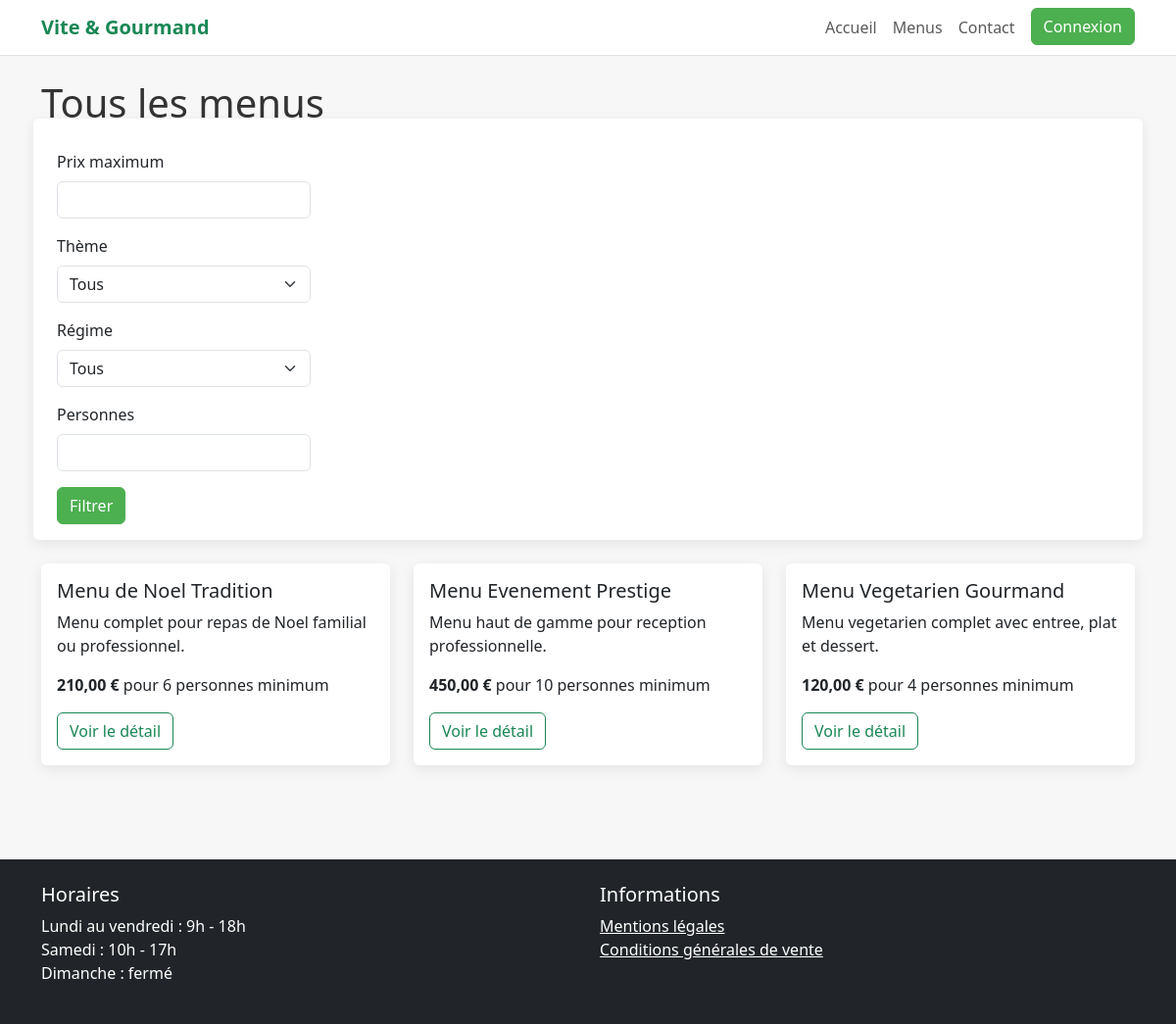
Page /menus on the committed database.
### tables this page shows
CREATE TABLE menu (
  id_menu INT AUTO_INCREMENT PRIMARY KEY,
  id_theme INT NOT NULL,
  id_regime INT NOT NULL,
  titre VARCHAR(150) NOT NULL,
  description TEXT NOT NULL,
  nb_personnes_min INT NOT NULL,
  prix_minimum DECIMAL(10,2) NOT NULL,
  conditions_menu TEXT NOT NULL,
  stock_disponible INT NOT NULL DEFAULT 0,
  actif BOOLEAN NOT NULL DEFAULT TRUE,
  CONSTRAINT fk_menu_theme
    FOREIGN KEY (id_theme) REFERENCES theme(id_theme),
  CONSTRAINT fk_menu_regime
    FOREIGN KEY (id_regime) REFERENCES regime(id_regime),
  CONSTRAINT chk_menu_nb_personnes CHECK (nb_personnes_min > 0),
  CONSTRAINT chk_menu_prix CHECK (prix_minimum >= 0),
  CONSTRAINT chk_menu_stock CHECK (stock_disponible >= 0)
);

### app/core/Controller.php (called while the page is built, shortened)
<?php
class Controller
{
    protected function view(string $view, array $data = []): void
    {
        extract($data);
        require __DIR__ . '/../views/layouts/header.php';
        require __DIR__ . '/../views/' . $view . '.php';
        require __DIR__ . '/../views/layouts/footer.php';
    }
}

### app/controllers/MenuController.php (called while the page is built, shortened)
<?php
class MenuController extends Controller
{
    public function index(): void
    {
        $menus = Menu::all($_GET);
        $this->view('menus/index', ['menus' => $menus]);
    }
}

### app/core/Router.php (called while the page is built, shortened)
<?php
class Router
{
    private array $routes = [];
    public function get(string $path, array $action): void
    {
        $this->routes['GET'][$path] = $action;
    }
    public function post(string $path, array $action): void
    {
        $this->routes['POST'][$path] = $action;
    }
    public function dispatch(string $method, string $uri): void
    {
        $path = parse_url($uri, PHP_URL_PATH);
        [$controllerClass, $methodName] = $this->routes[$method][$path];
        $controller = new $controllerClass();
        $controller->$methodName();
    }
}

### public/index.php (called while the page is built, shortened)
<?php
require_once __DIR__ . '/../app/core/Controller.php';
require_once __DIR__ . '/../app/core/Router.php';
$router = new Router();
$router->get('/', [HomeController::class, 'index']);
$router->get('/menus', [MenuController::class, 'index']);
$router->get('/menu', [MenuController::class, 'show']);
$router->get('/login', [AuthController::class, 'loginForm']);
$router->post('/login', [AuthController::class, 'login']);
$router->get('/register', [AuthController::class, 'registerForm']);
$router->post('/register', [AuthController::class, 'register']);
$router->get('/logout', [AuthController::class, 'logout']);
$router->get('/contact', [ContactController::class, 'form']);
$router->post('/contact', [ContactController::class, 'send']);
$router->get('/orders/create', [OrderController::class, 'create']);
$router->post('/orders/store', [OrderController::class, 'store']);
$router->get('/user/orders', [UserController::class, 'orders']);
$router->get('/employee/dashboard', [EmployeeController::class, 'dashboard']);
$router->get('/employee/menus', [EmployeeController::class, 'menus']);
$router->get('/employee/menu-create', [EmployeeController::class, 'createMenu']);
$router->post('/employee/menu-store', [EmployeeController::class, 'storeMenu']);
$router->get('/employee/orders', [EmployeeController::class, 'orders']);
$router->post('/employee/order-status', [EmployeeController::class, 'updateOrderStatus']);
$router->get('/admin/dashboard', [AdminController::class, 'dashboard']);
$router->get('/admin/employees', [AdminController::class, 'employees']);
$router->post('/admin/employees/store', [AdminController::class, 'storeEmployee']);
$router->post('/admin/employees/toggle', [AdminController::class, 'toggleEmployee']);
$router->get('/api/menus', [ApiController::class, 'menus']);
$router->get('/password/forgot', [PasswordController::class, 'forgotForm']);
$router->post('/password/forgot', [PasswordController::class, 'sendLink']);
$router->get('/password/reset', [PasswordController::class, 'resetForm']);
$router->post('/password/reset', [PasswordController::class, 'reset']);
$router->get('/employee/menu-edit', [EmployeeController::class, 'editMenu']);
$router->post('/employee/menu-update', [EmployeeController::class, 'updateMenu']);
$router->post('/employee/menu-delete', [EmployeeController::class, 'deleteMenu']);
$router->get('/employee/plates', [PlateController::class, 'index']);
$router->post('/employee/plates/store', [PlateController::class, 'store']);
$router->post('/employee/plates/delete', [PlateController::class, 'delete']);
$router->get('/employee/hours', [HoursController::class, 'index']);
$router->post('/employee/hours/update', [HoursController::class, 'update']);
$router->get('/employee/contacts', [EmployeeController::class, 'contacts']);
$router->post('/employee/contact-treated', [EmployeeController::class, 'markContactTreated']);
$router->post('/user/order-cancel', [UserController::class, 'cancelOrder']);
$router->get('/user/profile', [UserController::class, 'profile']);
$router->post('/user/profile-update', [UserController::class, 'updateProfile']);
$router->get('/admin/stats.json', [AdminController::class, 'statsJson']);
$router->post('/user/review', [ReviewController::class, 'store']);
$router->get('/employee/reviews', [EmployeeController::class, 'reviews']);
$router->post('/employee/review-validate', [EmployeeController::class, 'validateReview']);
$router->dispatch($_SERVER['REQUEST_METHOD'], $_SERVER['REQUEST_URI']);

### app/models/Menu.php (called while the page is built, shortened)
<?php
class Menu
{
    public static function all(array $filters = []): array
    {
        $pdo = Database::getConnection();
        $sql = "SELECT m.*, t.libelle AS theme, r.libelle AS regime
                FROM menu m
                JOIN theme t ON t.id_theme = m.id_theme
                JOIN regime r ON r.id_regime = m.id_regime
                WHERE m.actif = 1";
        $params = [];
        $sql .= " ORDER BY m.titre ASC";
        $stmt = $pdo->prepare($sql);
        $stmt->execute($params);
        return $stmt->fetchAll();
    }
}

### app/views/menus/index.php (the view, shortened to what this page needs)
<h1>Tous les menus</h1>
<form method="get" class="row g-3 card p-3 mb-4" id="menuFilters">
    <div class="col-md-3">
        <label class="form-label" for="prix_max">Prix maximum</label>
        <input id="prix_max" name="prix_max" type="number" class="form-control">
    </div>
    <div class="col-md-3">
        <label class="form-label" for="theme">Thème</label>
        <select id="theme" name="theme" class="form-select">
            <option value="">Tous</option>
        </select>
    </div>
    <div class="col-md-3">
        <label class="form-label" for="regime">Régime</label>
        <select id="regime" name="regime" class="form-select">
            <option value="">Tous</option>
        </select>
    </div>
    <div class="col-md-3">
        <label class="form-label" for="personnes">Personnes</label>
        <input id="personnes" name="personnes" type="number" class="form-control">
    </div>
    <div class="col-12">
        <button class="btn btn-success">Filtrer</button>
    </div>
</form>
<div class="row" id="menusContainer">
<?php foreach ($menus as $menu): ?>
    <article class="col-md-4 mb-4">
        <div class="card h-100">
            <div class="card-body">
                <h2 class="h5"><?= htmlspecialchars($menu['titre']) ?></h2>
                <p><?= htmlspecialchars($menu['description']) ?></p>
                <p><strong><?= number_format((float)$menu['prix_minimum'], 2, ',', ' ') ?> €</strong>
                pour <?= (int)$menu['nb_personnes_min'] ?> personnes minimum</p>
                <a class="btn btn-outline-success" href="/menu?id=<?= (int)$menu['id_menu'] ?>">Voir le détail</a>
            </div>
        </div>
    </article>
<?php endforeach; ?>
</div>

### app/views/layouts/header.php (shortened to what this page needs)
<!doctype html>
<html lang="fr">
<head>
    <link href="https://cdn.jsdelivr.net/npm/bootstrap@5.3.3/dist/css/bootstrap.min.css" rel="stylesheet">
    <link href="/assets/css/style.css" rel="stylesheet">
</head>
<body>
<nav class="navbar navbar-expand-lg navbar-light bg-white border-bottom sticky-top">
    <div class="container">
        <a class="navbar-brand fw-bold text-success" href="/">Vite & Gourmand</a>
        <div id="navMain" class="collapse navbar-collapse">
            <ul class="navbar-nav ms-auto">
                <li class="nav-item"><a class="nav-link" href="/">Accueil</a></li>
                <li class="nav-item"><a class="nav-link" href="/menus">Menus</a></li>
                <li class="nav-item"><a class="nav-link" href="/contact">Contact</a></li>
                <?php if (!isset($_SESSION['user'])): ?>
                    <li class="nav-item"><a class="btn btn-success ms-lg-2" href="/login">Connexion</a></li>
                <?php endif; ?>
            </ul>
        </div>
    </div>
</nav>
<main class="container py-4">

### app/views/layouts/footer.php (shortened to what this page needs)
</main>
<footer class="bg-dark text-white mt-5 py-4">
    <div class="container">
        <div class="row">
            <div class="col-md-6">
                <h2 class="h5">Horaires</h2>
                <p>Lundi au vendredi : 9h - 18h<br>Samedi : 10h - 17h<br>Dimanche : fermé</p>
            </div>
            <div class="col-md-6">
                <h2 class="h5">Informations</h2>
                <a class="text-white" href="#">Mentions légales</a><br>
                <a class="text-white" href="#">Conditions générales de vente</a>
            </div>
        </div>
    </div>
</footer>
</body>
</html>

### public/assets/css/style.css (style rules this page uses)
body { background: #f7f7f7; color: #333; }
.card { border: 0; box-shadow: 0 4px 14px rgba(0,0,0,.08); }
.btn-success { background-color: #4CAF50; border-color: #4CAF50; }

### rows in the picture
menu: titre "Menu de Noel Tradition", description "Menu complet pour repas de Noel familial ou professionnel.", prix_minimum "210,00", nb_personnes_min "6"
menu: titre "Menu Evenement Prestige", description "Menu haut de gamme pour reception professionnelle.", prix_minimum "450,00", nb_personnes_min "10"
menu: titre "Menu Vegetarien Gourmand", description "Menu vegetarien complet avec entree, plat et dessert.", prix_minimum "120,00", nb_personnes_min "4"
